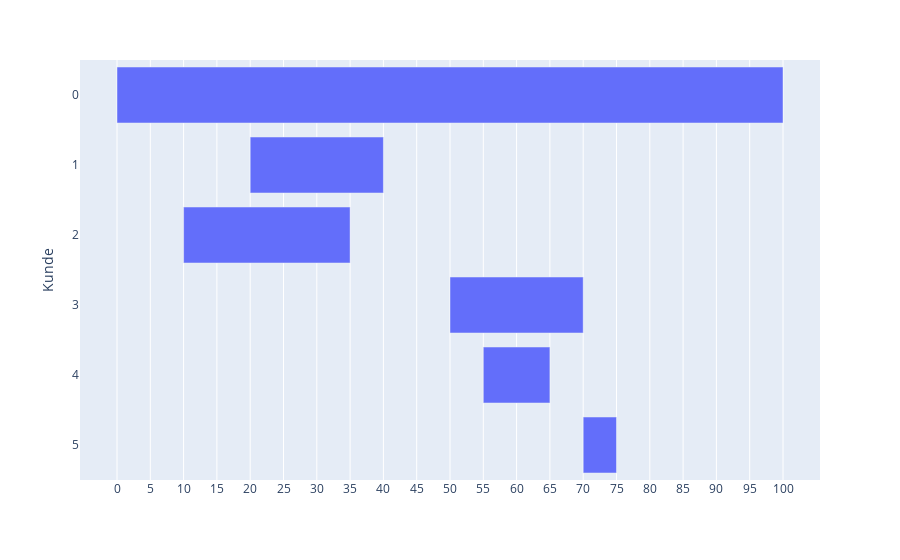

The code cell stored with this chart in its notebook:
### Code cell
import plotly.express as px
fig2 = px.timeline(df, x_start="Start", x_end="Finish", y="Kunde")
fig2.layout.xaxis.update({
        'tickvals' : date_ticks,
        'ticktext' : num_tick_labels
        })
fig2.update_yaxes(autorange="reversed")
fig2.show()

### Figure 1 — Plotly figure (JSON) as saved in the notebook; plotly's stock layout.template omitted (floating-point values rounded to 4 significant figures)
{"data": [{"alignmentgroup": "True", "base": ["1971-01-01", "1971-01-21", "1971-01-11", "1971-02-20", "1971-02-25", "1971-03-12"], "hovertemplate": "Start=%{base}<br>Finish=%{x}<br>Kunde=%{y}<extra></extra>", "legendgroup": "", "marker": {"color": "#636efa"}, "name": "", "offsetgroup": "", "orientation": "h", "showlegend": false, "textposition": "auto", "type": "bar", "x": [8640000000, 1728000000, 2160000000, 1728000000, 864000000, 432000000], "xaxis": "x", "y": [0, 1, 2, 3, 4, 5], "yaxis": "y"}], "layout": {"barmode": "overlay", "legend": {"tracegroupgap": 0}, "margin": {"t": 60}, "xaxis": {"anchor": "y", "domain": [0, 1], "ticktext": [0, 5, 10, 15, 20, 25, 30, 35, 40, 45, 50, 55, 60, 65, 70, 75, 80, 85, 90, 95, 100], "tickvals": ["1971-01-01", "1971-01-06", "1971-01-11", "1971-01-16", "1971-01-21", "1971-01-26", "1971-01-31", "1971-02-05", "1971-02-10", "1971-02-15", "1971-02-20", "1971-02-25", "1971-03-02", "1971-03-07", "1971-03-12", "1971-03-17", "1971-03-22", "1971-03-27", "1971-04-01", "1971-04-06", "1971-04-11"], "type": "date"}, "yaxis": {"anchor": "x", "autorange": "reversed", "domain": [0, 1], "title": {"text": "Kunde"}}}}
